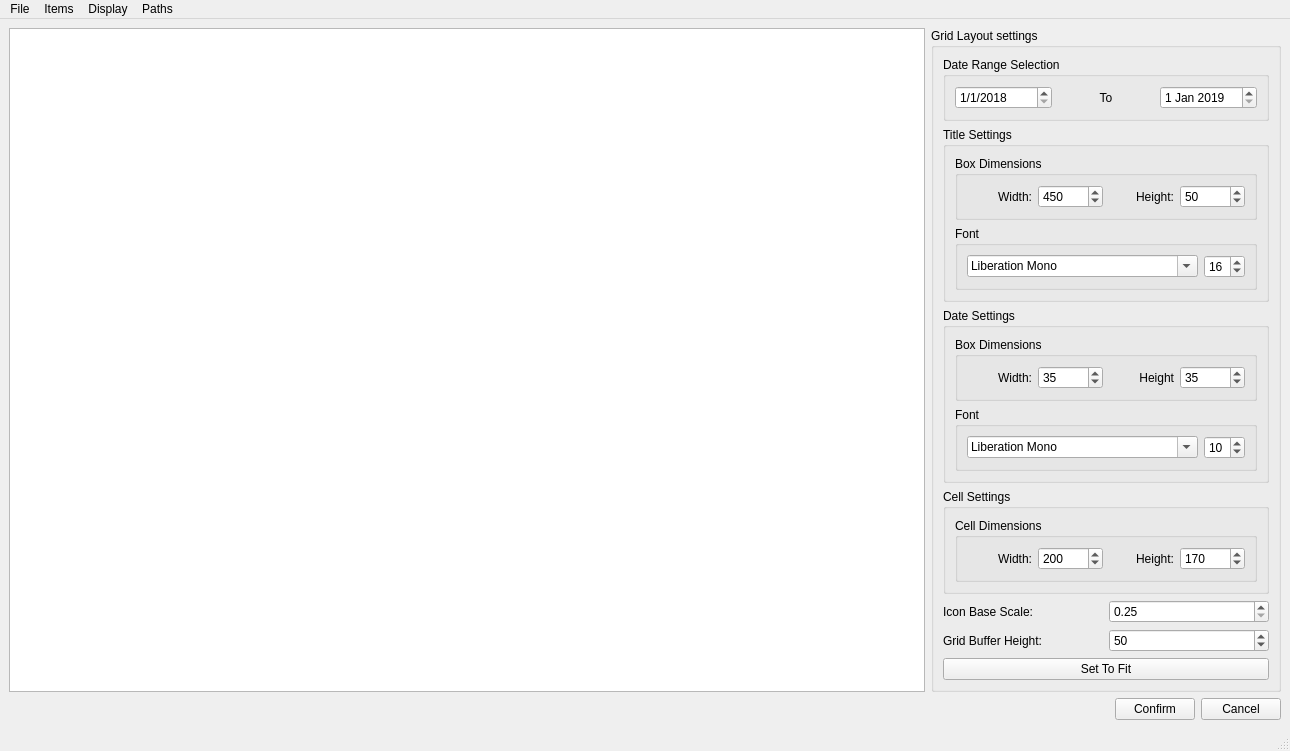
<?xml version="1.0" encoding="UTF-8"?>
<ui version="4.0">
 <class>MainWindow</class>
 <widget class="QMainWindow" name="MainWindow">
  <property name="geometry">
   <rect>
    <x>0</x>
    <y>0</y>
    <width>1290</width>
    <height>729</height>
   </rect>
  </property>
  <property name="windowTitle">
   <string>MainWindow</string>
  </property>
  <widget class="QWidget" name="centralwidget">
   <layout class="QVBoxLayout" name="verticalLayout">
    <item>
     <layout class="QHBoxLayout" name="horizontalLayout">
      <item>
       <widget class="QGraphicsView" name="graphicsView">
        <property name="dragMode">
         <enum>QGraphicsView::ScrollHandDrag</enum>
        </property>
       </widget>
      </item>
      <item>
       <layout class="QVBoxLayout" name="verticalLayout_2">
        <property name="rightMargin">
         <number>0</number>
        </property>
        <item>
         <widget class="QGroupBox" name="groupBox_3">
          <property name="title">
           <string>Grid Layout settings</string>
          </property>
          <layout class="QVBoxLayout" name="verticalLayout_5">
           <item>
            <widget class="QGroupBox" name="groupBox">
             <property name="title">
              <string>Date Range Selection</string>
             </property>
             <layout class="QVBoxLayout" name="verticalLayout_3">
              <item>
               <layout class="QHBoxLayout" name="horizontalLayout_2">
                <item>
                 <widget class="QDateEdit" name="dateEdit">
                  <property name="dateTime">
                   <datetime>
                    <hour>0</hour>
                    <minute>0</minute>
                    <second>0</second>
                    <year>2018</year>
                    <month>1</month>
                    <day>1</day>
                   </datetime>
                  </property>
                  <property name="displayFormat">
                   <string>M/d/yyyy</string>
                  </property>
                 </widget>
                </item>
                <item>
                 <widget class="QLabel" name="label">
                  <property name="text">
                   <string>To</string>
                  </property>
                  <property name="alignment">
                   <set>Qt::AlignCenter</set>
                  </property>
                 </widget>
                </item>
                <item>
                 <widget class="QDateEdit" name="dateEdit_2">
                  <property name="dateTime">
                   <datetime>
                    <hour>0</hour>
                    <minute>0</minute>
                    <second>0</second>
                    <year>2019</year>
                    <month>1</month>
                    <day>1</day>
                   </datetime>
                  </property>
                 </widget>
                </item>
               </layout>
              </item>
             </layout>
            </widget>
           </item>
           <item>
            <widget class="QGroupBox" name="groupBox_4">
             <property name="title">
              <string>Title Settings</string>
             </property>
             <layout class="QVBoxLayout" name="verticalLayout_6">
              <item>
               <widget class="QGroupBox" name="groupBox_5">
                <property name="title">
                 <string>Box Dimensions</string>
                </property>
                <layout class="QHBoxLayout" name="horizontalLayout_4">
                 <item>
                  <widget class="QLabel" name="label_2">
                   <property name="text">
                    <string>Width:</string>
                   </property>
                   <property name="alignment">
                    <set>Qt::AlignRight|Qt::AlignTrailing|Qt::AlignVCenter</set>
                   </property>
                  </widget>
                 </item>
                 <item>
                  <widget class="QSpinBox" name="spinBox_5">
                   <property name="maximum">
                    <number>1000</number>
                   </property>
                   <property name="value">
                    <number>450</number>
                   </property>
                  </widget>
                 </item>
                 <item>
                  <widget class="QLabel" name="label_3">
                   <property name="text">
                    <string>Height:</string>
                   </property>
                   <property name="alignment">
                    <set>Qt::AlignRight|Qt::AlignTrailing|Qt::AlignVCenter</set>
                   </property>
                  </widget>
                 </item>
                 <item>
                  <widget class="QSpinBox" name="spinBox_6">
                   <property name="maximum">
                    <number>1000</number>
                   </property>
                   <property name="value">
                    <number>50</number>
                   </property>
                  </widget>
                 </item>
                </layout>
               </widget>
              </item>
              <item>
               <widget class="QGroupBox" name="groupBox_6">
                <property name="title">
                 <string>Font</string>
                </property>
                <layout class="QHBoxLayout" name="horizontalLayout_5">
                 <item>
                  <widget class="QFontComboBox" name="fontComboBox_2">
                   <property name="currentFont">
                    <font>
                     <family>Lucida Console</family>
                    </font>
                   </property>
                  </widget>
                 </item>
                 <item>
                  <widget class="QSpinBox" name="spinBox_8">
                   <property name="value">
                    <number>16</number>
                   </property>
                  </widget>
                 </item>
                </layout>
               </widget>
              </item>
             </layout>
            </widget>
           </item>
           <item>
            <widget class="QGroupBox" name="groupBox_7">
             <property name="title">
              <string>Date Settings</string>
             </property>
             <layout class="QVBoxLayout" name="verticalLayout_7">
              <item>
               <widget class="QGroupBox" name="groupBox_8">
                <property name="title">
                 <string>Box Dimensions</string>
                </property>
                <layout class="QHBoxLayout" name="horizontalLayout_6">
                 <item>
                  <widget class="QLabel" name="label_6">
                   <property name="text">
                    <string>Width:</string>
                   </property>
                   <property name="alignment">
                    <set>Qt::AlignRight|Qt::AlignTrailing|Qt::AlignVCenter</set>
                   </property>
                  </widget>
                 </item>
                 <item>
                  <widget class="QSpinBox" name="spinBox_3">
                   <property name="maximum">
                    <number>1000</number>
                   </property>
                   <property name="value">
                    <number>35</number>
                   </property>
                  </widget>
                 </item>
                 <item>
                  <widget class="QLabel" name="label_7">
                   <property name="text">
                    <string>Height</string>
                   </property>
                   <property name="alignment">
                    <set>Qt::AlignRight|Qt::AlignTrailing|Qt::AlignVCenter</set>
                   </property>
                  </widget>
                 </item>
                 <item>
                  <widget class="QSpinBox" name="spinBox_4">
                   <property name="maximum">
                    <number>1000</number>
                   </property>
                   <property name="value">
                    <number>35</number>
                   </property>
                  </widget>
                 </item>
                </layout>
               </widget>
              </item>
              <item>
               <widget class="QGroupBox" name="groupBox_9">
                <property name="title">
                 <string>Font</string>
                </property>
                <layout class="QHBoxLayout" name="horizontalLayout_7">
                 <item>
                  <widget class="QFontComboBox" name="fontComboBox">
                   <property name="currentFont">
                    <font>
                     <family>Lucida Console</family>
                    </font>
                   </property>
                  </widget>
                 </item>
                 <item>
                  <widget class="QSpinBox" name="spinBox_7">
                   <property name="value">
                    <number>10</number>
                   </property>
                  </widget>
                 </item>
                </layout>
               </widget>
              </item>
             </layout>
            </widget>
           </item>
           <item>
            <widget class="QGroupBox" name="groupBox_10">
             <property name="title">
              <string>Cell Settings</string>
             </property>
             <layout class="QVBoxLayout" name="verticalLayout_8">
              <item>
               <widget class="QGroupBox" name="groupBox_12">
                <property name="title">
                 <string>Cell Dimensions</string>
                </property>
                <layout class="QHBoxLayout" name="horizontalLayout_8">
                 <item>
                  <widget class="QLabel" name="label_4">
                   <property name="text">
                    <string>Width:</string>
                   </property>
                   <property name="alignment">
                    <set>Qt::AlignRight|Qt::AlignTrailing|Qt::AlignVCenter</set>
                   </property>
                  </widget>
                 </item>
                 <item>
                  <widget class="QSpinBox" name="spinBox">
                   <property name="maximum">
                    <number>1000</number>
                   </property>
                   <property name="value">
                    <number>200</number>
                   </property>
                  </widget>
                 </item>
                 <item>
                  <widget class="QLabel" name="label_5">
                   <property name="text">
                    <string>Height:</string>
                   </property>
                   <property name="alignment">
                    <set>Qt::AlignRight|Qt::AlignTrailing|Qt::AlignVCenter</set>
                   </property>
                  </widget>
                 </item>
                 <item>
                  <widget class="QSpinBox" name="spinBox_2">
                   <property name="maximum">
                    <number>1000</number>
                   </property>
                   <property name="value">
                    <number>170</number>
                   </property>
                  </widget>
                 </item>
                </layout>
               </widget>
              </item>
             </layout>
            </widget>
           </item>
           <item>
            <layout class="QHBoxLayout" name="horizontalLayout_12">
             <property name="bottomMargin">
              <number>0</number>
             </property>
             <item>
              <widget class="QLabel" name="label_9">
               <property name="text">
                <string>Icon Base Scale:</string>
               </property>
              </widget>
             </item>
             <item>
              <widget class="QDoubleSpinBox" name="doubleSpinBox">
               <property name="minimum">
                <double>0.250000000000000</double>
               </property>
               <property name="maximum">
                <double>1.000000000000000</double>
               </property>
               <property name="singleStep">
                <double>0.050000000000000</double>
               </property>
              </widget>
             </item>
            </layout>
           </item>
           <item>
            <layout class="QHBoxLayout" name="horizontalLayout_13">
             <property name="rightMargin">
              <number>0</number>
             </property>
             <property name="bottomMargin">
              <number>0</number>
             </property>
             <item>
              <widget class="QLabel" name="label_8">
               <property name="text">
                <string>Grid Buffer Height:</string>
               </property>
              </widget>
             </item>
             <item>
              <widget class="QSpinBox" name="spinBox_9">
               <property name="maximum">
                <number>1000</number>
               </property>
               <property name="value">
                <number>50</number>
               </property>
              </widget>
             </item>
            </layout>
           </item>
           <item>
            <layout class="QHBoxLayout" name="horizontalLayout_10">
             <property name="bottomMargin">
              <number>0</number>
             </property>
             <item>
              <widget class="QPushButton" name="pushButton_8">
               <property name="text">
                <string>Set To Fit</string>
               </property>
              </widget>
             </item>
            </layout>
           </item>
           <item>
            <spacer name="verticalSpacer">
             <property name="orientation">
              <enum>Qt::Vertical</enum>
             </property>
             <property name="sizeHint" stdset="0">
              <size>
               <width>20</width>
               <height>40</height>
              </size>
             </property>
            </spacer>
           </item>
          </layout>
         </widget>
        </item>
       </layout>
      </item>
     </layout>
    </item>
    <item>
     <layout class="QHBoxLayout" name="horizontalLayout_9">
      <property name="bottomMargin">
       <number>0</number>
      </property>
      <item>
       <spacer name="horizontalSpacer">
        <property name="orientation">
         <enum>Qt::Horizontal</enum>
        </property>
        <property name="sizeHint" stdset="0">
         <size>
          <width>40</width>
          <height>20</height>
         </size>
        </property>
       </spacer>
      </item>
      <item>
       <widget class="QPushButton" name="pushButton">
        <property name="text">
         <string>Confirm</string>
        </property>
       </widget>
      </item>
      <item>
       <widget class="QPushButton" name="pushButton_2">
        <property name="text">
         <string>Cancel</string>
        </property>
       </widget>
      </item>
     </layout>
    </item>
   </layout>
  </widget>
  <widget class="QMenuBar" name="menubar">
   <property name="geometry">
    <rect>
     <x>0</x>
     <y>0</y>
     <width>1290</width>
     <height>21</height>
    </rect>
   </property>
   <widget class="QMenu" name="menuFile">
    <property name="title">
     <string>File</string>
    </property>
    <addaction name="actionFull_Save"/>
    <addaction name="actionSave_Exit"/>
   </widget>
   <widget class="QMenu" name="menuItems">
    <property name="title">
     <string>Items</string>
    </property>
    <addaction name="actionDuplicate_Item"/>
    <addaction name="actionEdit_Item"/>
    <addaction name="actionClear_Selected"/>
    <addaction name="actionDelete_Selected"/>
    <addaction name="actionSnap_Date"/>
   </widget>
   <widget class="QMenu" name="menuDisplay">
    <property name="title">
     <string>Display</string>
    </property>
    <addaction name="actionFilter_Settings"/>
    <addaction name="actionToggle_Arrows"/>
    <addaction name="actionClear_Links"/>
    <addaction name="actionLink_Selected"/>
    <addaction name="actionDelink_Selected"/>
   </widget>
   <widget class="QMenu" name="menuPaths">
    <property name="title">
     <string>Paths</string>
    </property>
    <addaction name="actionNew_Path"/>
    <addaction name="actionPath_Settings"/>
    <addaction name="actionEdit_Current_Path"/>
   </widget>
   <addaction name="menuFile"/>
   <addaction name="menuItems"/>
   <addaction name="menuDisplay"/>
   <addaction name="menuPaths"/>
  </widget>
  <widget class="QStatusBar" name="statusbar"/>
  <action name="actionLoad_Canvas">
   <property name="text">
    <string>Load Map</string>
   </property>
   <property name="shortcut">
    <string>Ctrl+O</string>
   </property>
  </action>
  <action name="actionNew_Canvas">
   <property name="text">
    <string>New Canvas</string>
   </property>
   <property name="shortcut">
    <string>Ctrl+N</string>
   </property>
  </action>
  <action name="actionDuplicate_Item">
   <property name="text">
    <string>Duplicate Item</string>
   </property>
   <property name="shortcut">
    <string>Ctrl+C</string>
   </property>
  </action>
  <action name="actionEdit_Item">
   <property name="text">
    <string>Edit Item</string>
   </property>
   <property name="shortcut">
    <string>E</string>
   </property>
  </action>
  <action name="actionAdd_Item">
   <property name="text">
    <string>Add Item</string>
   </property>
   <property name="shortcut">
    <string>Ctrl+A</string>
   </property>
  </action>
  <action name="actionFilter_Settings">
   <property name="text">
    <string>Filter Settings</string>
   </property>
   <property name="shortcut">
    <string>Ctrl+F</string>
   </property>
  </action>
  <action name="actionSave_Data">
   <property name="text">
    <string>Save Data</string>
   </property>
   <property name="shortcut">
    <string>Ctrl+S</string>
   </property>
  </action>
  <action name="actionExport_Screenshot">
   <property name="text">
    <string>Export Screenshot</string>
   </property>
  </action>
  <action name="actionExport_Selection">
   <property name="text">
    <string>Export Selection</string>
   </property>
  </action>
  <action name="actionLock_Current_Coords">
   <property name="text">
    <string>Lock Coordinates</string>
   </property>
   <property name="shortcut">
    <string>U</string>
   </property>
  </action>
  <action name="actionSwap_Canvas">
   <property name="text">
    <string>Swap Canvas</string>
   </property>
  </action>
  <action name="actionClear_Selected">
   <property name="text">
    <string>Clear Selected</string>
   </property>
   <property name="shortcut">
    <string>Esc</string>
   </property>
  </action>
  <action name="actionDelete_Selected">
   <property name="text">
    <string>Delete Selected</string>
   </property>
   <property name="shortcut">
    <string>Ctrl+X</string>
   </property>
  </action>
  <action name="actionLink_Selected">
   <property name="text">
    <string>Link Selected</string>
   </property>
   <property name="shortcut">
    <string>L</string>
   </property>
  </action>
  <action name="actionToggle_Arrows">
   <property name="text">
    <string>Toggle Arrows</string>
   </property>
   <property name="shortcut">
    <string>T</string>
   </property>
  </action>
  <action name="actionDelink_Selected">
   <property name="text">
    <string>Delink Selected</string>
   </property>
   <property name="shortcut">
    <string>Ctrl+L</string>
   </property>
  </action>
  <action name="actionSave_Exit">
   <property name="text">
    <string>Save Exit</string>
   </property>
   <property name="shortcut">
    <string>Ctrl+W</string>
   </property>
  </action>
  <action name="actionFull_Save">
   <property name="text">
    <string>Full Save</string>
   </property>
   <property name="shortcut">
    <string>Ctrl+S</string>
   </property>
  </action>
  <action name="actionClear_Links">
   <property name="text">
    <string>Clear Links</string>
   </property>
   <property name="shortcut">
    <string>Ctrl+Shift+L</string>
   </property>
  </action>
  <action name="actionImport_Path">
   <property name="text">
    <string>Import Paths</string>
   </property>
  </action>
  <action name="actionSave_Paths">
   <property name="text">
    <string>Save Paths</string>
   </property>
   <property name="shortcut">
    <string>Ctrl+P</string>
   </property>
  </action>
  <action name="actionPath_Settings">
   <property name="text">
    <string>Path Settings</string>
   </property>
   <property name="shortcut">
    <string>Ctrl+T</string>
   </property>
  </action>
  <action name="actionEdit_Current_Path">
   <property name="text">
    <string>Edit Current Path</string>
   </property>
   <property name="shortcut">
    <string>P</string>
   </property>
  </action>
  <action name="actionNew_Path">
   <property name="text">
    <string>New Path</string>
   </property>
   <property name="shortcut">
    <string>Ctrl+Shift+P</string>
   </property>
  </action>
  <action name="actionExport_Paths">
   <property name="text">
    <string>Export Paths</string>
   </property>
  </action>
  <action name="actionSnap_Date">
   <property name="text">
    <string>Snap Date</string>
   </property>
   <property name="shortcut">
    <string>D</string>
   </property>
  </action>
 </widget>
 <resources/>
 <connections/>
</ui>
